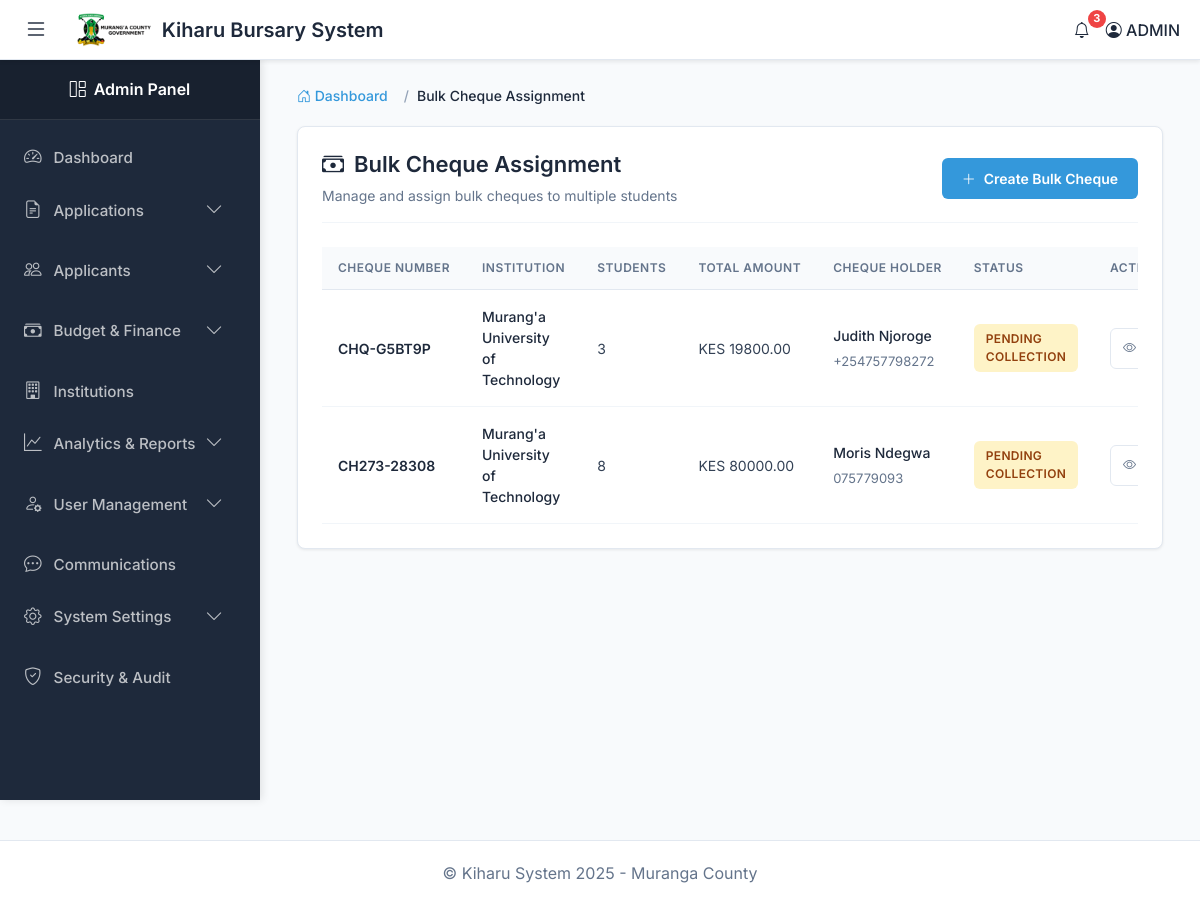
/bulk-cheque/assignment/ (signed in), run on an earlier commit of the app's database.
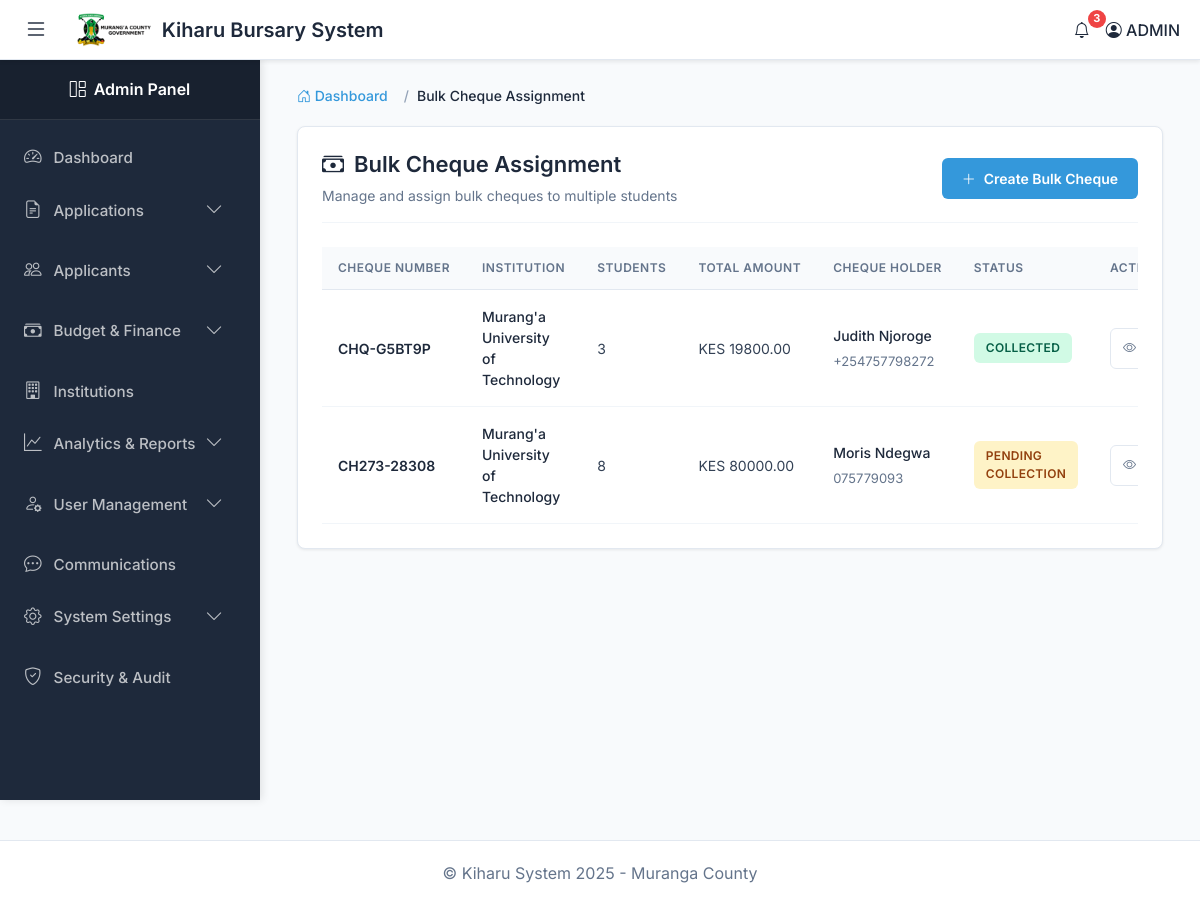
And on a later commit of the database.
### kiharu_system/models.py (models this page shows, shortened)
class BulkCheque(models.Model):
    cheque_number = models.CharField(max_length=50, unique=True)
    institution = models.ForeignKey(Institution, on_delete=models.CASCADE, related_name='bulk_cheques')
    fiscal_year = models.ForeignKey(FiscalYear, on_delete=models.CASCADE)
    total_amount = models.DecimalField(max_digits=12, decimal_places=2)
    student_count = models.PositiveIntegerField()
    amount_per_student = models.DecimalField(max_digits=10, decimal_places=2)
    cheque_holder_name = models.CharField(max_length=200)
    cheque_holder_id = models.CharField(max_length=20)
    cheque_holder_phone = models.CharField(max_length=20)
    cheque_holder_email = models.EmailField(blank=True, null=True)
    cheque_holder_position = models.CharField(max_length=100)  # e.g., "Student Leader", "Class Representative"
    created_date = models.DateTimeField(auto_now_add=True)
    assigned_date = models.DateTimeField(blank=True, null=True)
    is_collected = models.BooleanField(default=False)
    collection_date = models.DateTimeField(blank=True, null=True)
    created_by = models.ForeignKey(User, on_delete=models.SET_NULL, null=True, related_name='created_bulk_cheques')
    assigned_by = models.ForeignKey(User, on_delete=models.SET_NULL, null=True, related_name='assigned_bulk_cheques')
    notes = models.TextField(blank=True, null=True)
    class Meta:
        ordering = ['-created_date']

class Institution(models.Model):
    INSTITUTION_TYPES = (
        ('highschool', 'High School'),
        ('special_school', 'Special School'),
        ('college', 'College'),
        ('university', 'University'),
    )
    name = models.CharField(max_length=200)
    institution_type = models.CharField(max_length=20, choices=INSTITUTION_TYPES)
    county = models.CharField(max_length=100)
    postal_address = models.CharField(max_length=100, blank=True, null=True)
    phone_number = models.CharField(max_length=20, blank=True, null=True)
    email = models.EmailField(blank=True, null=True)

### kiharu_system/views.py (the view, shortened to what this page needs)
# urls.py: path('bulk-cheque/assignment/', views.bulk_cheque_assignment, name='bulk_cheque_assignment'),
@login_required
@require_http_methods(["GET", "POST"])
def bulk_cheque_assignment(request):
    if request.user.user_type not in ['admin', 'finance']:
        messages.error(request, "You don't have permission to access this page.")
        return redirect('dashboard')
    context = {
        'institutions': Institution.objects.all(),
        'fiscal_years': FiscalYear.objects.filter(is_active=True),
        'existing_bulk_cheques': BulkCheque.objects.all()[:10],  # Latest 10
    }
    return render(request, 'admin/bulk_cheque_assignment.html', context)

### templates/admin/bulk_cheque_assignment.html (shortened to what this page needs)
{% extends "admin_base.html" %}
{% load static %}
{% block content %}
<div class="container-fluid">
    <nav aria-label="breadcrumb">
        <ol class="breadcrumb">
            <li class="breadcrumb-item">
                <a href="{% url 'admin_dashboard' %}">
                    <i class="bi bi-house-door"></i> Dashboard
                </a>
            </li>
            <li class="breadcrumb-item active" aria-current="page">Bulk Cheque Assignment</li>
        </ol>
    </nav>
    <div class="section-container">
        <div class="page-header">
            <div>
                <h1 class="page-title">
                    <i class="bi bi-cash-stack"></i>
                    Bulk Cheque Assignment
                </h1>
                <p class="page-subtitle">
                    Manage and assign bulk cheques to multiple students
                </p>
            </div>
            <button class="create-btn" onclick="openModal()">
                <i class="bi bi-plus-lg"></i>
                Create Bulk Cheque
            </button>
        </div>
        <div class="table-responsive">
            <table class="cheques-table">
                <thead>
                    <tr>
                        <th>Cheque Number</th>
                        <th>Institution</th>
                        <th>Students</th>
                        <th>Total Amount</th>
                        <th>Cheque Holder</th>
                        <th>Status</th>
                        <th>Actions</th>
                    </tr>
                </thead>
                <tbody>
                    {% for cheque in existing_bulk_cheques %}
                    <tr>
                        <td>
                            <span class="cheque-number">{{ cheque.cheque_number }}</span>
                        </td>
                        <td>
                            <span class="institution-name">{{ cheque.institution.name }}</span>
                        </td>
                        <td>{{ cheque.student_count }}</td>
                        <td>KES {{ cheque.total_amount|floatformat:2 }}</td>
                        <td>
                            <span class="holder-name">{{ cheque.cheque_holder_name }}</span>
                            <span class="holder-phone">{{ cheque.cheque_holder_phone }}</span>
                        </td>
                        <td>
                            {% if cheque.is_collected %}
                                <span class="status-badge status-collected">Collected</span>
                            {% else %}
                                <span class="status-badge status-pending">Pending Collection</span>
                            {% endif %}
                        </td>
                        <td>
                            <div class="action-buttons">
                                <a href="{% url 'bulk_cheque_details' cheque.id %}" class="action-btn">
                                    <i class="bi bi-eye"></i> View
                                </a>
                            </div>
                        </td>
                    </tr>
                    {% endfor %}
                </tbody>
            </table>
        </div>
    </div>
</div>
{% endblock %}

What changed in the data, as far as the page shows it:
changed BulkCheque "CHQ-G5BT9P": is_collected "PENDING COLLECTION" → "COLLECTED"
